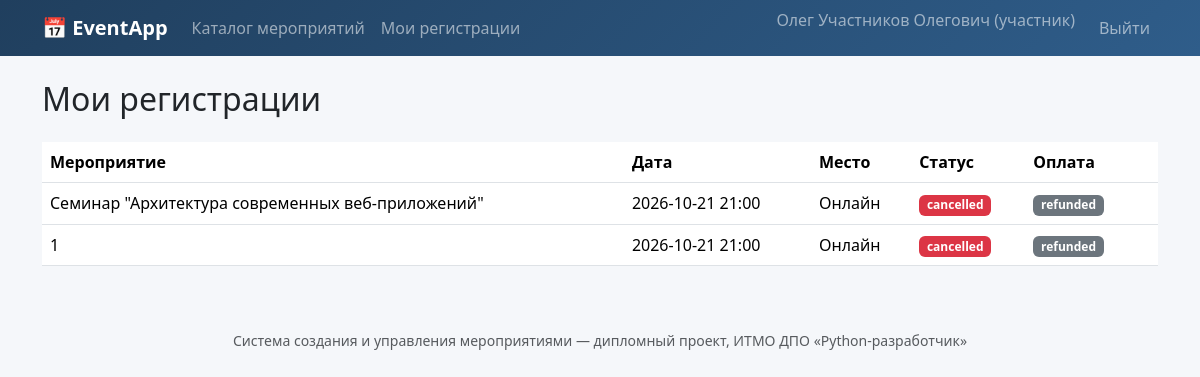
/registrations/mine (signed in), run on the app's committed database.
### tables this page shows
CREATE TABLE users (
    id            INTEGER PRIMARY KEY AUTOINCREMENT,
    full_name     TEXT    NOT NULL,
    email         TEXT    NOT NULL UNIQUE,
    phone         TEXT,
    password_hash TEXT    NOT NULL,
    role          TEXT    NOT NULL CHECK (role IN ('organizer', 'participant')),
    created_at    TEXT    NOT NULL DEFAULT (datetime('now'))
);

CREATE TABLE payments (
    id               INTEGER PRIMARY KEY AUTOINCREMENT,
    registration_id  INTEGER NOT NULL REFERENCES registrations(id) ON DELETE CASCADE,
    amount           REAL    NOT NULL CHECK (amount >= 0),
    method            TEXT    NOT NULL DEFAULT 'mock_card',
    status           TEXT    NOT NULL DEFAULT 'pending'
                        CHECK (status IN ('pending', 'paid', 'failed', 'refunded')),
    transaction_ref  TEXT,
    created_at       TEXT    NOT NULL DEFAULT (datetime('now')),
    paid_at          TEXT
);

CREATE TABLE events (
    id             INTEGER PRIMARY KEY AUTOINCREMENT,
    organizer_id   INTEGER NOT NULL REFERENCES users(id) ON DELETE CASCADE,
    title          TEXT    NOT NULL,
    description    TEXT,
    category       TEXT    NOT NULL DEFAULT 'Другое',
    location       TEXT    NOT NULL,
    start_datetime TEXT    NOT NULL,   -- ISO 8601, 'YYYY-MM-DD HH:MM'
    end_datetime   TEXT,
    capacity       INTEGER NOT NULL CHECK (capacity > 0),
    price          REAL    NOT NULL DEFAULT 0 CHECK (price >= 0),
    status         TEXT    NOT NULL DEFAULT 'published'
                     CHECK (status IN ('draft', 'published', 'cancelled', 'completed')),
    created_at     TEXT    NOT NULL DEFAULT (datetime('now'))
);

CREATE TABLE registrations (
    id             INTEGER PRIMARY KEY AUTOINCREMENT,
    event_id       INTEGER NOT NULL REFERENCES events(id) ON DELETE CASCADE,
    participant_id INTEGER NOT NULL REFERENCES users(id) ON DELETE CASCADE,
    status         TEXT    NOT NULL DEFAULT 'pending'
                     CHECK (status IN ('pending', 'confirmed', 'cancelled')),
    registered_at  TEXT    NOT NULL DEFAULT (datetime('now')),
    UNIQUE (event_id, participant_id)   -- нельзя зарегистрироваться на одно
                                          -- мероприятие дважды
);

### registrations.py (the view)
@bp.route("/mine")
@login_required
def mine():
    if g.user["role"] != "participant":
        abort(403)
    db = get_db()
    rows = db.execute(
        "SELECT r.*, e.title, e.start_datetime, e.location, e.price, "
        "       p.status AS payment_status "
        "FROM registrations r "
        "JOIN events e ON e.id = r.event_id "
        "LEFT JOIN payments p ON p.registration_id = r.id "
        "WHERE r.participant_id = ? ORDER BY e.start_datetime DESC",
        (g.user["id"],),
    ).fetchall()
    return render_template("registrations/mine.html", rows=rows)

### auth.py (called while the page is built)
@bp.before_app_request
def load_logged_in_user():
    user_id = session.get("user_id")
    if user_id is None:
        g.user = None
    else:
        g.user = get_db().execute(
            "SELECT * FROM users WHERE id = ?", (user_id,)
        ).fetchone()

def login_required(view):
    @functools.wraps(view)
    def wrapped(**kwargs):
        if g.user is None:
            flash("Пожалуйста, войдите в систему.", "warning")
            return redirect(url_for("auth.login", next=request.path))
        return view(**kwargs)
    return wrapped

### db.py (called while the page is built)
def get_db():
    if "db" not in g:
        g.db = sqlite3.connect(current_app.config["DATABASE_PATH"])
        g.db.row_factory = sqlite3.Row
        g.db.execute("PRAGMA foreign_keys = ON")
    return g.db

### templates/registrations/mine.html (shortened to what this page needs)
{% extends "base.html" %}
{% block content %}
<h2 class="mb-4">Мои регистрации</h2>
<table class="table bg-white align-middle">
    <thead>
        <tr><th>Мероприятие</th><th>Дата</th><th>Место</th><th>Статус</th><th>Оплата</th><th></th></tr>
    </thead>
    <tbody>
    {% for r in rows %}
        <tr>
            <td>{{ r['title'] }}</td>
            <td>{{ r['start_datetime'] }}</td>
            <td>{{ r['location'] }}</td>
            <td><span class="badge bg-{{ {'pending':'warning','confirmed':'success','cancelled':'danger'}[r['status']] }}">{{ r['status'] }}</span></td>
            <td>
                {% if r['price'] == 0 %}бесплатно
                {% elif r['payment_status'] %}<span class="badge bg-{{ {'pending':'warning','paid':'success','failed':'danger','refunded':'secondary'}[r['payment_status']] }}">{{ r['payment_status'] }}</span>
                {% endif %}
            </td>
            <td class="text-end">
            </td>
        </tr>
    {% endfor %}
    </tbody>
</table>
{% endblock %}

### templates/base.html (shortened to what this page needs)
<!doctype html>
<html lang="ru">
<head>
    <link href="{{ url_for('static', filename='vendor/bootstrap/css/bootstrap.min.css') }}" rel="stylesheet">
    <link href="{{ url_for('static', filename='style.css') }}" rel="stylesheet">
</head>
<body>
<nav class="navbar navbar-expand-lg navbar-dark app-navbar">
    <div class="container">
        <a class="navbar-brand fw-bold" href="{{ url_for('events.catalog') }}">📅 EventApp</a>
        <div class="collapse navbar-collapse" id="nav">
            <ul class="navbar-nav me-auto">
                <li class="nav-item"><a class="nav-link" href="{{ url_for('events.catalog') }}">Каталог мероприятий</a></li>
                {% if current_user and current_user['role'] == 'organizer' %}
                    <li class="nav-item"><a class="nav-link" href="{{ url_for('events.my_events') }}">Мои мероприятия</a></li>
                    <li class="nav-item"><a class="nav-link" href="{{ url_for('events.create') }}">+ Создать мероприятие</a></li>
                    <li class="nav-item"><a class="nav-link" href="{{ url_for('reports.dashboard') }}">Отчёты</a></li>
                {% elif current_user and current_user['role'] == 'participant' %}
                    <li class="nav-item"><a class="nav-link" href="{{ url_for('registrations.mine') }}">Мои регистрации</a></li>
                {% endif %}
            </ul>
            <ul class="navbar-nav">
                {% if current_user %}
                    <li class="nav-item"><span class="navbar-text me-3">{{ current_user['full_name'] }} ({{ 'организатор' if current_user['role']=='organizer' else 'участник' }})</span></li>
                    <li class="nav-item"><a class="nav-link" href="{{ url_for('auth.logout') }}">Выйти</a></li>
                {% else %}
                    <li class="nav-item"><a class="nav-link" href="{{ url_for('auth.login') }}">Войти</a></li>
                    <li class="nav-item"><a class="nav-link" href="{{ url_for('auth.register') }}">Регистрация</a></li>
                {% endif %}
            </ul>
        </div>
    </div>
</nav>
<div class="container py-4">
    {% block content %}{% endblock %}
</div>
<footer class="text-center text-muted py-4 small">
    Система создания и управления мероприятиями — дипломный проект, ИТМО ДПО «Python-разработчик»
</footer>
</body>
</html>

### static/style.css (style rules this page uses)
:root { --brand: #2f5d8a; --brand-dark: #203f5e; --accent: #e8963c; }
body { background: #f5f7fa; }
.app-navbar { background: linear-gradient(135deg, var(--brand-dark), var(--brand)); }

### data on the page
users: full_name "Олег Участников Олегович", role "участник"
payments: title "Семинар \"Архитектура современных веб-приложений\"", start_datetime "2026-10-21 21:00", location "Онлайн", status "cancelled", payment_status "refunded"
payments: title "1", start_datetime "2026-10-21 21:00", location "Онлайн", status "cancelled", payment_status "refunded"
